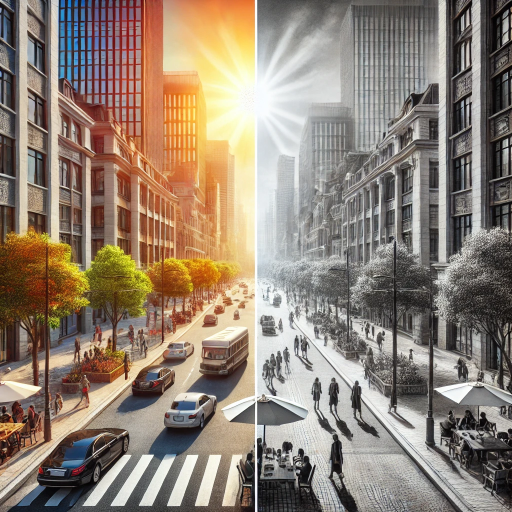
#> input picture image (1).png, 1024 x 1024 px (shown at 1/2 size); the run also reads 1 picture not shown here
$ python OpenCvSampleApp06ColorModel.py   (older library calls are emulated)
#> lines starting #> are read from the running program, lines starting #| are printed output that depends on the picture; after the words box and inside, x2 and y2 are one past the last pixel; in counts of white or black regions, pixels touching at a corner belong together
# Исследование цветовых моделей
# В этом уроке мы изучим различные цветовые модели, доступные в OpenCV, и научимся их использовать
# для обработки изображений. Мы также рассмотрим, какие задачи лучше всего решаются с помощью каждой из цветовых моделей.
#
# Цветовые модели RGB и BGR
# RGB (Red, Green, Blue): Это стандартное цветовое пространство, которое используется большинством библиотек
# визуализации, таких как Matplotlib. Оно более интуитивно понятно, так как соответствует порядку восприятия цветов человеком.
#
# BGR (Blue, Green, Red): Это стандартное цветовое пространство, используемое в OpenCV. В отличие
# от более привычного формата RGB, где порядок цветов — красный, зеленый, синий, в BGR порядок — синий, зеленый, красный.
# Этот формат используется многими камерами и устройствами для захвата изображений.
#
# Для преобразования из одного формата в другой в OpenCV применяется функция cv2.cvtColor(), которая
# используется для преобразования цветового пространства изображения. Она позволяет конвертировать изображения
# из одного цветового формата в другой, что часто необходимо при работе с изображениями, поскольку разные библиотеки
# и устройства могут использовать разные цветовые модели.
#
# Рассмотрим строку:
#
# image_rgb = cv2.cvtColor(image_bgr, cv2.COLOR_BGR2RGB)
#
# Аргументы функции:
#
# image_bgr: Это входное изображение, которое представлено в формате BGR.
# cv2.COLOR_BGR2RGB: Это флаг, указывающий, какое преобразование цветового пространства нужно выполнить.
# В данном случае он указывает на преобразование из BGR в RGB.
# Преобразования:
#
# Каждый пиксель изображения преобразуется из BGR в RGB.
# В случае именно смены форматов RGB и BGR для каждого пикселя меняются местами значения синего и красного
# каналов. Например, пиксель с BGR значениями (255, 0, 0) (чистый синий) преобразуется в RGB (0, 0, 255) (чистый красный).
# Для примера создадим изображение с градиентом:


# import cv2
# import numpy as np
#
# height, width = 300, 300
# image_gradient = np.zeros((height, width, 3), dtype=np.uint8)
#
# # Заполнение изображения градиентом
# for i in range(height):
#     for j in range(width):
#         # Вычисление цвета для каждого пикселя
#         blue = int(255 * (1 - i / height) * (1 - j / width))
#         green = int(255 * (i / height) * (1 - j / width))
#         red = int(255 * (j / width) * (i / height))
#
#         image_gradient[i, j] = (blue, green, red)
#
# cv2.imwrite('gradientBGR.jpg', image_gradient)
# image_rgb = cv2.cvtColor(image_gradient, cv2.COLOR_BGR2RGB)
# cv2.imwrite('gradientRGB.jpg', image_rgb)


# Grayscale (оттенки серого)
# Grayscale (оттенки серого) — это цветовое пространство, в котором каждый пиксель представляется одним
# числовым значением интенсивности света, без информации о цвете. Изображение в градациях серого состоит
# только из серых тонов, варьирующихся от черного до белого. В таких изображениях нет разделения на каналы
# по цветам (красный, зеленый, синий); в простейшем случае у нас есть лишь один канал яркости.
#
# Пример:
#
# Цветное изображение (BGR или RGB) обычно представляется в виде трехмерного массива H x W x 3, где:
#
# H — высота изображения (количество строк пикселей),
# W — ширина изображения (количество столбцов пикселей),
# 3 — количество цветовых каналов.
# Каждый пиксель задается тремя значениями: (B, G, R) или (R, G, B) в зависимости от используемой цветовой модели.
# Градации серого (Grayscale) обычно представляются в виде двумерного массива H x W, где у каждого пикселя
# есть только одно значение интенсивности. В этом случае формально мы имеем один канал.
#
# Преимущества использования Grayscale:
# Упрощение обработки: Снижает вычислительную сложность обработки изображений, так как нет необходимости
# учитывать цветовую информацию. В цветных изображениях, каждый пиксель имеет три канала (красный, зеленый и синий).
# Однако в изображении в градациях серого каждый пиксель представлен только одним значением интенсивности. Это приводит
# к уменьшению объема данных примерно в три раза.
# Повышенная скорость: Переход от трех каналов к одному означает, что изображение занимает меньше места в памяти,
# что может быть важным для обработки больших объемов данных или встраивания в системы с ограниченными ресурсами.
# Фокус на форме и текстуре: Исключение цвета помогает сфокусироваться на геометрии, контуре, текстуре и яркостных
# переходах в изображении. Это бывает важно при решении задач распознавания объектов, где цвет может быть менее
# значимым или даже мешать.
# Преобразование RGB или BGR в Grayscale
# Преобразование изображения из цветного в градации серого обычно происходит путем "взвешивания" каждого
# канала в соответствии с его вкладом в восприятие яркости.

# Преобразование из RGB или BGR в Grayscale:
#
# Преобразование обычно осуществляется путем взвешенного суммирования каналов с коэффициентами, отражающими человеческое восприятие яркости разных цветов. Наиболее распространенная формула:
#
# Y
# =
# 0.299
# ⋅
# R
# +
# 0.587
# ⋅
# G
# +
# 0.114
# ⋅
# B
# Y=0.299⋅R+0.587⋅G+0.114⋅B
#
# Где:
#
# Y — яркость (интенсивность пикселя в градациях серого).
# R,G,B — значения красного, зеленого и синего каналов соответственно.
# Эти коэффициенты подобраны таким образом, чтобы результат выглядел для человеческого глаза максимально естественно с точки зрения яркостного восприятия.
#
# Пример кода для преобразования в Grayscale:

import cv2

# Загрузка цветного изображения
image_bgr = cv2.imread('image (1).png')
#> image_bgr is the input picture: shape (1024, 1024, 3); mean B, G, R 116.6, 130.9, 145.3

# Преобразование в оттенки серого
image_gray = cv2.cvtColor(image_bgr, cv2.COLOR_BGR2GRAY)
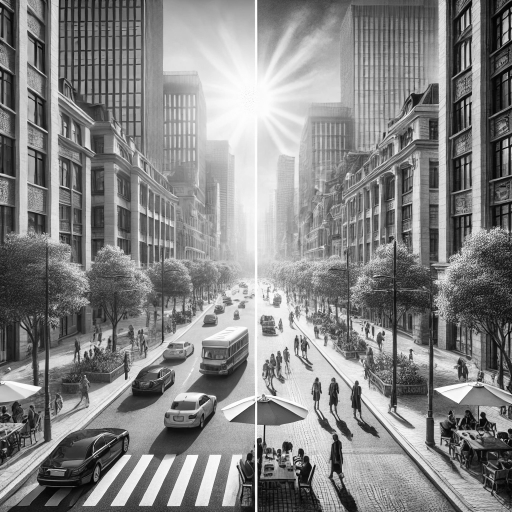
#> image_gray: shape (1024, 1024) (shown at 1/2 size); min 0, max 255, mean 133.5

# Сохранение и отображение изображения
cv2.imwrite('image_gray.jpg', image_gray)

# Структура данных для изображений:
#
# Цветное изображение (BGR): трехмерный NumPy-массив размера (H, W, 3).
# Пример: image.shape может быть (480, 640, 3), где 480 — высота, 640 — ширина, 3 — количество цветовых каналов.
#
# Градации серого (Grayscale): двумерный NumPy-массив размера (H, W).
# Пример: image_gray.shape может быть (480, 640). Каждый элемент — интенсивность от 0 до 255 (для 8-битных изображений).
#
# Однако, grayscale-изображение можно представить и в виде трехмерного массива, если вам это
# нужно для унификации с другими операциями. Например, можно "соединить трижды" однослойный
# grayscale-канал по оси каналов, чтобы получить (H, W, 3),  сделав каждый канал одинаковым.
# Это часто делается, когда алгоритмы или библиотеки ожидают на вход "цветной" формат, а у вас есть только черно-белые данные.
#
# Есть два удобных способа:
# 1-Посредством NumPy:
import numpy as np
import cv2

img = cv2.imread('image (1).png')   # BGR, размер (H, W, 3)
gray = cv2.cvtColor(img, cv2.COLOR_BGR2GRAY) # теперь размер (H, W)

# Преобразование двумерного массива серых оттенков в "3-канальное" изображение:
gray_3ch = np.stack((gray, gray, gray), axis=2)
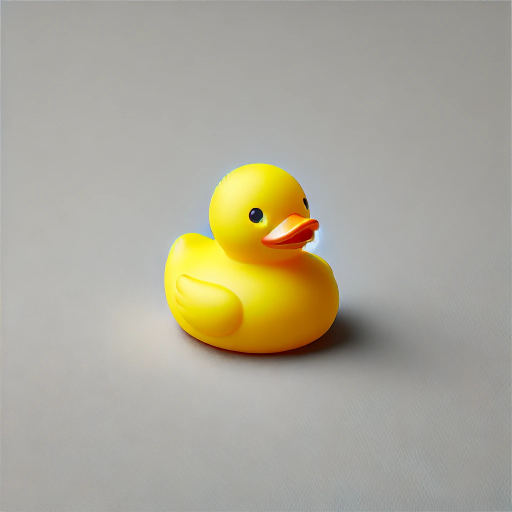
#> input picture duck.png, 1024 x 1024 px (shown at 1/2 size)
#> further down, img is the input picture: shape (1024, 1024, 3); mean B, G, R 151.4, 167.3, 171.7
# gray_3ch теперь (H, W, 3), каждый канал одинаковый.

# 2-Посредством OpenCV и cvtColor():
# import cv2
#
# img = cv2.imread('image (1).png')   # BGR, размер (H, W, 3)
# gray = cv2.cvtColor(img, cv2.COLOR_BGR2GRAY) # теперь размер (H, W)
#
# # Преобразование Gray в BGR
# gray_3ch = cv2.cvtColor(gray, cv2.COLOR_GRAY2BGR)
# # Теперь gray_3ch — (H, W, 3), каждый канал одинаков.

# Как определить по массиву, что это RGB/BGR или Grayscale?
#
# Проверьте размерность массива (image.shape):
#
# Если у массива len(image.shape) == 3 и последний размер равен 3, то, скорее всего, это цветное изображение
# в формате (H, W, 3).
# Если len(image.shape) == 2, то это почти наверняка Grayscale (или отдельный канал цветного изображения).
# Если у вас 3-канальное изображение, но все каналы идентичны (например, np.all(image[:,:,0] == image[:,:,1])
# и то же для третьего канала), то по сути это grayscale, просто представленное в трех каналах.
# Однако, этот метод — эвристический. Он не всегда верен (возможно, у вас изображение действительно имеет
# одинаковые значения каналов по всей области).
#
# При чтении файлов в OpenCV можно сразу указывать необходимый формат:
#
# cv2.imread('path.jpg', cv2.IMREAD_GRAYSCALE) вернет 2D массив.
# cv2.imread('path.jpg', cv2.IMREAD_COLOR) вернет 3D массив (H, W, 3).

#  Комбинирование цветных и серых изображений:
#
# Когда нужно соединить вместе (например, горизонтально или вертикально) два изображения: одно цветное,
# а другое — градации серого. Проблема в том, что цветное изображение — трехканальное, а серое — одноканальное.
# Их нельзя просто склеить без приведения их к единому формату.
#
# Если вы хотите получить комбинированное изображение, нужно привести оба изображения к одному формату:
#
# Либо сконвертировать цветное изображение в оттенки серого (тогда оба будут 2D и их можно склеивать как 2D массивы).
# Либо наоборот, преобразовать grayscale в 3D, продублировав канал, чтобы получить (H, W, 3). Тогда
# можно соединить цветное и "псевдо-цветное" grayscale-изображение по ширине или высоте.
# Способы соединения изображений:

# Через срезы (индексацию массива)
# Если размеры совпадают по высоте (H) и вы хотите просто поставить изображение серым слева,
# а цветное справа, можно создать пустой массив нужного размера и "вписать" два изображения в разные области массива.
# Например, если у нас два изображения одинаковой высоты H и ширин W1 и W2, мы можем сделать так:
#
# H, W1 = gray_3ch.shape[:2]
# W2 = color_img.shape[1]
#
# combined = np.zeros((H, W1+W2, 3), dtype=gray_3ch.dtype)
# combined[:, :W1] = gray_3ch
# combined[:, W1:] = color_img
# Через np.hstack() или np.vstack()
# Если размеры совпадают по измерению, вдоль которого соединяем, можно воспользоваться функциями NumPy
# для горизонтального или вертикального "стекания":
#
# Горизонтальное соединение (по ширине):
# combined = np.hstack((gray_3ch, color_img))
#
# Вертикальное соединение (по высоте):
# combined = np.vstack((gray_3ch, color_img))
#
# Аналогично можно использовать np.concatenate() с указанием оси:
# combined = np.concatenate((gray_3ch, color_img), axis=1) # по ширине
#
# Через OpenCV-функции cv2.hconcat() и cv2.vconcat()
# OpenCV предлагает удобные функции для горизонтального и вертикального объединения:
#
# Горизонтальное объединение:
# combined = cv2.hconcat([gray_3ch, color_img])
#
# Вертикальное объединение:
# combined = cv2.vconcat([gray_3ch, color_img])

#-----------------------------------------------------
# Теперь решим задачу несколько сложнее, чем на предыдущих уроках. Поле достаточно большое, и в нем нужно найти объект!
#
# Прежде чем начать обработку изображения, необходимо преобразовать его в градации серого. Этот шаг уже знаком вам:
#
# img_gray = cv2.cvtColor(image, cv2.COLOR_RGB2GRAY)
# Бинаризация изображения
# После преобразования изображения в градации серого мы можем применить бинаризацию. Бинаризация — это процесс преобразования градаций серого в черно-белое изображение. Для этого можно использовать функцию np.where для округления значений до 0 или 255 в зависимости от порога:
#
# img_bin = np.where(img_gray > 15, 255, 0).astype(np.uint8)
#
# Этот код устанавливает все значения пикселей выше 15 на 255 (белый), а все значения ниже или равные 15 — на 0 (черный).
#
# Также возможно применить команду:
#
# img_bin = cv2.inRange(img_gray, 15, 255)
#
# Которая делает аналогичную операцию методами OpenCV.

# Нахождение контуров
# Для нахождения контуров на бинаризованном изображении используется функция cv2.findContours:
#
# _, cont, h = cv2.findContours(img_bin, cv2.RETR_EXTERNAL, cv2.CHAIN_APPROX_SIMPLE)
#
# img_bin — входное бинаризованное изображение.
# cv2.RETR_EXTERNAL — режим извлечения, который извлекает только внешние контуры.
# cv2.CHAIN_APPROX_SIMPLE — метод аппроксимации контуров, который удаляет все избыточные точки и сжимает контур, сохраняя его основную структуру.
# Функция возвращает три значения для OpenCV 3 версии:
#
# _ — изображение с нарисованными контурами (не используется в нашей задаче)).
# cont — список найденных контуров.
# h — иерархия контуров (не используется в нашей задаче).
# Примечание: для 4х версий OpenCV cv2.findContours возвращает два значения.
# В проверяющей системе Stepik, при выборе Python 3.10 используется 4 версия OpenCV
#
# cont, h = cv2.findContours(img_bin, cv2.RETR_EXTERNAL, cv2.CHAIN_APPROX_SIMPLE)
#
# cont — список найденных контуров.
# h — иерархия контуров (не используется).
# Нахождение прямоугольника, ограничивающего объект
# Для нахождения ограничивающего прямоугольника вокруг первого (и в нашем случае, единственного) найденного контура используется функция cv2.boundingRect:
#
# x, y, w, h = cv2.boundingRect(cont[0])
# cont[0] — первый найденный контур.
# x, y — координаты верхнего левого угла прямоугольника.
# w, h — ширина и высота прямоугольника.
# Вычисление координат центра объекта
# Координаты центра объекта вычисляются как средние значения координат прямоугольника:
#
# center_x = x + w // 2
# center_y = y + h // 2

#------------
# Преобразование между RGB и HSV в OpenCV
# OpenCV предоставляет функции для преобразования между RGB и HSV цветовыми моделями:
#
# RGB -> HSV:
# import cv2
#
# image = cv2.imread('path_to_image.jpg')
#
# # Преобразование из BGR в HSV
# hsv_image = cv2.cvtColor(image, cv2.COLOR_BGR2HSV)
# HSV -> RGB:
# import cv2
#
#
# image = cv2.imread('path_to_image.jpg')
#
# # Преобразование из HSV в BGR
# bgr_image = cv2.cvtColor(hsv_image, cv2.COLOR_HSV2BGR)

# import cv2
# import numpy as np
#
# cv2.namedWindow("result")
# cv2.namedWindow("settings")
#
# cv2.createTrackbar('h1', 'settings', 0, 180, lambda x: x)
# cv2.createTrackbar('s1', 'settings', 0, 255, lambda x: x)
# cv2.createTrackbar('v1', 'settings', 0, 255, lambda x: x)
# cv2.createTrackbar('h2', 'settings', 180, 180, lambda x: x)
# cv2.createTrackbar('s2', 'settings', 255, 255, lambda x: x)
# cv2.createTrackbar('v2', 'settings', 255, 255, lambda x: x)
#
# while True:
#     img = cv2.imread('duck.png')
#     h, w, _ = img.shape
#     img = cv2.resize(img, (w // 5, h // 5))
#     hsv = cv2.cvtColor(img, cv2.COLOR_BGR2HSV)
#
#     # считываем значения бегунков
#     h1 = cv2.getTrackbarPos('h1', 'settings')
#     s1 = cv2.getTrackbarPos('s1', 'settings')
#     v1 = cv2.getTrackbarPos('v1', 'settings')
#     h2 = cv2.getTrackbarPos('h2', 'settings')
#     s2 = cv2.getTrackbarPos('s2', 'settings')
#     v2 = cv2.getTrackbarPos('v2', 'settings')
#     h_min = np.array((h1, s1, v1), np.uint8)
#     h_max = np.array((h2, s2, v2), np.uint8)
#     img_bin = cv2.inRange(hsv, h_min, h_max)
#     cv2.imshow('result', img_bin)
#     cv2.imshow('original', img)
#     ch = cv2.waitKey(5)
#     if ch == 27:
#         break
# cv2.destroyAllWindows()


# Как мы видим, уточка желтая, но за счет теней желтый цвет достаточно "разнообразный"!
#
# В RGB модели желтый цвет представлен высокой интенсивностью красного и зеленого компонентов. Однако, любые изменения в освещении могут привести к тому, что желтый цвет будет трудно обнаружить.
#
# В HSV можно задать диапазон значений, который точно определяет желтый цвет, и выполнить сегментацию.
#
# В интернете широко распространен скрипт для подбора диапазонов HSV.

import cv2
import numpy as np

# Глобальные переменные для хранения координат области
ref_point = []
cropping = False
selection_done = False
canvas_copy = None


def create_hsv_circle(radius):
    y, x = np.ogrid[-radius:radius, -radius:radius]
    r = np.sqrt(x ** 2 + y ** 2)
    theta = np.arctan2(y, x) * 180 / np.pi
    theta = (theta + 360) % 360

    hsv_circle = np.zeros((radius * 2, radius * 2, 3), dtype=np.uint8)

    mask = r <= radius
    hsv_circle[mask, 0] = (theta[mask] / 2).astype(np.uint8)  # H: 0-179
    hsv_circle[mask, 1] = (r[mask] / radius * 255).astype(np.uint8)  # S: 0-255
    hsv_circle[mask, 2] = 255  # V: 255

    hsv_circle = cv2.cvtColor(hsv_circle, cv2.COLOR_HSV2BGR)
    return hsv_circle


def resize_with_padding(image, target_size):
#> called with target_size = 400
    h, w = image.shape[:2]
    scale = target_size / max(h, w)
    new_w = int(w * scale)
    new_h = int(h * scale)

    resized_img = cv2.resize(image, (new_w, new_h))
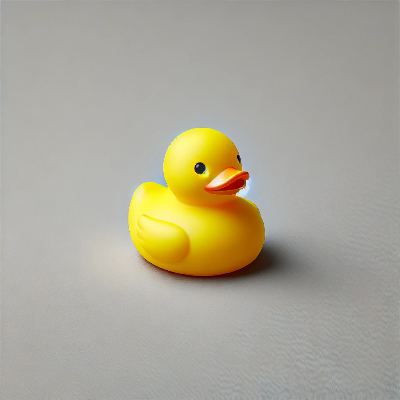
#> resized_img: shape (400, 400, 3); mean B, G, R 151.3, 167.2, 171.6
    delta_w = target_size - new_w
    delta_h = target_size - new_h
    top, bottom = delta_h // 2, delta_h - (delta_h // 2)
    left, right = delta_w // 2, delta_w - (delta_w // 2)

    color = [0, 0, 0]
    new_image = cv2.copyMakeBorder(resized_img, top, bottom, left, right, cv2.BORDER_CONSTANT, value=color)
    return new_image


def apply_hsv_mask(hsv_circle, h1, s1, v1, h2, s2, v2):
    hsv = cv2.cvtColor(hsv_circle, cv2.COLOR_BGR2HSV)

    mask_h = (hsv[..., 0] >= h1) & (hsv[..., 0] <= h2)
    mask_s = (hsv[..., 1] >= s1) & (hsv[..., 1] <= s2)
    mask_v = (hsv[..., 2] >= v1) & (hsv[..., 2] <= v2)

    combined_mask = mask_h & mask_s & mask_v

    masked_hsv_circle = hsv_circle.copy()
    masked_hsv_circle[~combined_mask] = 0
    return masked_hsv_circle


# [58 lines left out: functions click_and_crop, adjust_hsv_ranges, not called in this run]


radius = 150  # Радиус круга HSV

cv2.namedWindow("HSV Tool", cv2.WINDOW_NORMAL)
cv2.resizeWindow("HSV Tool", 600, 700)

cv2.createTrackbar('H_min', 'HSV Tool', 0, 180, lambda x: x)
cv2.createTrackbar('S_min', 'HSV Tool', 0, 255, lambda x: x)
cv2.createTrackbar('V_min', 'HSV Tool', 0, 255, lambda x: x)
cv2.createTrackbar('H_max', 'HSV Tool', 180, 180, lambda x: x)
cv2.createTrackbar('S_max', 'HSV Tool', 255, 255, lambda x: x)
cv2.createTrackbar('V_max', 'HSV Tool', 255, 255, lambda x: x)

# Добавление возможности выделения области мышью
cv2.setMouseCallback("HSV Tool", click_and_crop)

hsv_min = hsv_max = None  # Инициализация переменных

while True:
    img = cv2.imread('duck.png')
    resized_img = resize_with_padding(img, 400)
    hsv_resized_img = cv2.cvtColor(resized_img, cv2.COLOR_BGR2HSV)
#> hsv_resized_img: shape (400, 400, 3); mean H, S, V 30.4, 28.5, 172.3

    h1 = cv2.getTrackbarPos('H_min', 'HSV Tool')
    s1 = cv2.getTrackbarPos('S_min', 'HSV Tool')
    v1 = cv2.getTrackbarPos('V_min', 'HSV Tool')
    h2 = cv2.getTrackbarPos('H_max', 'HSV Tool')
    s2 = cv2.getTrackbarPos('S_max', 'HSV Tool')
    v2 = cv2.getTrackbarPos('V_max', 'HSV Tool')
    h_min = np.array((h1, s1, v1), np.uint8)
    h_max = np.array((h2, s2, v2), np.uint8)

    img_bin = cv2.inRange(hsv_resized_img, h_min, h_max)
#> img_bin: shape (400, 400); every value is 255

    # Подготовка основного изображения 700x800
    canvas = np.zeros((700, 800, 3), dtype=np.uint8)

    # Обновление круга HSV с учетом трекбаров
    hsv_circle = create_hsv_circle(radius)
#> in create_hsv_circle, `hsv_circle = cv2.cvtColor(hsv_circle, cv2.COLOR_HSV2BGR)`:
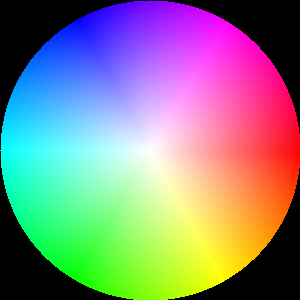
#> hsv_circle: shape (300, 300, 3); mean B, G, R 133.3, 133.3, 133.3
    masked_hsv_circle = apply_hsv_mask(hsv_circle, h1, s1, v1, h2, s2, 255)

    # Размещение изображений на канвасе
    canvas[:400, :400] = resized_img
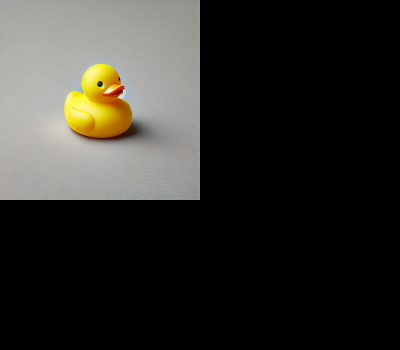
#> canvas: shape (700, 800, 3) (shown at 1/2 size); mean B, G, R 43.2, 47.8, 49
    canvas[:400, 400:800] = cv2.cvtColor(img_bin, cv2.COLOR_GRAY2BGR)
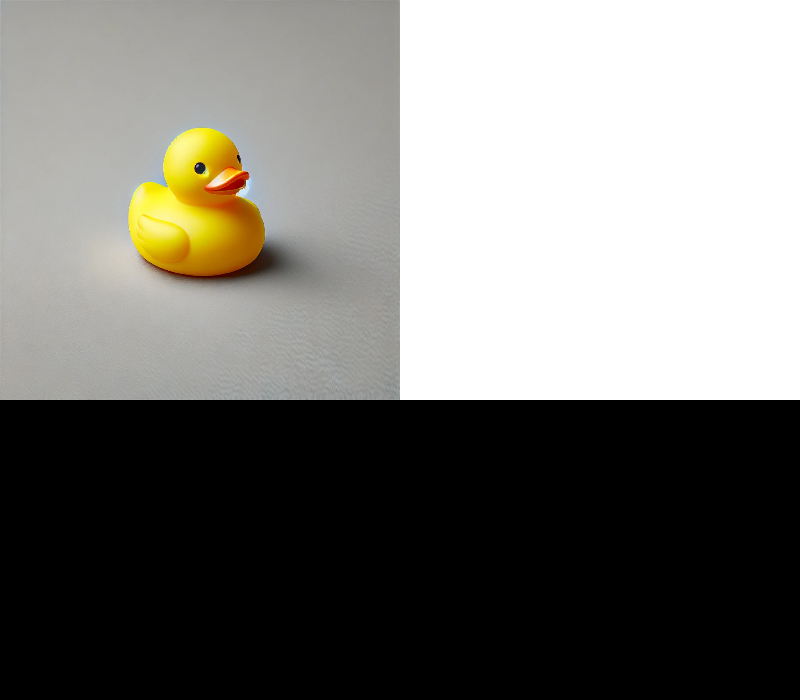
#> canvas: shape (700, 800, 3); mean B, G, R 116.1, 120.6, 121.9
    canvas[400:700, :300] = masked_hsv_circle
#> canvas: shape (700, 800, 3); 12.62% of pixels changed, all inside (x1, y1, x2, y2) = (0, 400, 300, 700)

    # Если выделение завершено, автоматически подобрать диапазоны цветов
    if selection_done:
        hsv_min, hsv_max = adjust_hsv_ranges()
        selection_done = False

    text = f"HSV_min: {h_min}\nHSV_max: {h_max}"

    y0, dy = 450, 50
    for i, line in enumerate(text.split('\n')):
        y = y0 + i * dy
        cv2.putText(canvas, line, (320, y), cv2.FONT_HERSHEY_COMPLEX, 1, (255, 255, 255), 2, cv2.LINE_AA)
#> (the rest of the program and of its run is left out)
